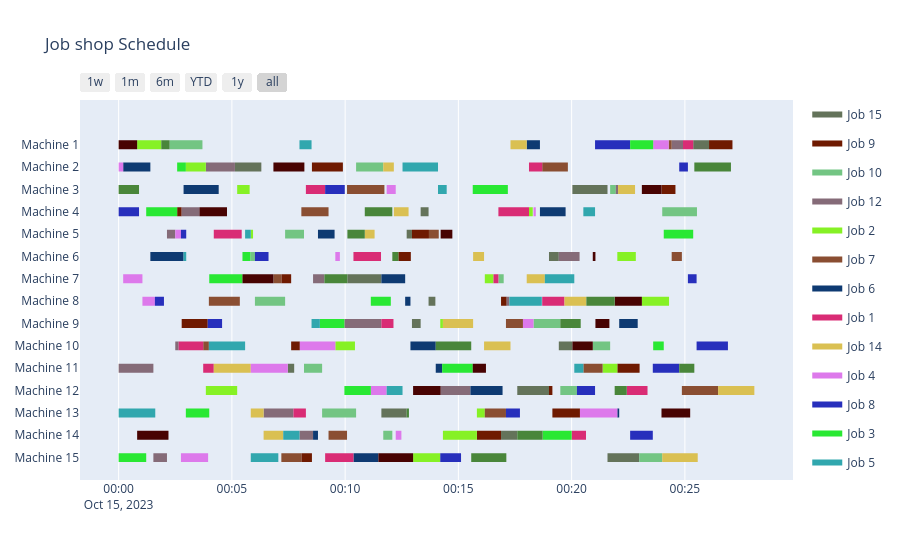

Write notebook code for a chart like this one.
### Code cell
def prepare_gannt_data_from(
    m_keys: list[int], j_keys: list[int], sequence_best: list[int]
) -> dict:
    key_count = {key: 0 for key in j_keys}
    j_count = {key: 0 for key in j_keys}
    m_count = {key: 0 for key in m_keys}
    j_record = {}
    
    for i in sequence_best:
        gen_t: int = int(pt[i][key_count[i]])
        gen_m: int = int(ms[i][key_count[i]])
        j_count[i] = j_count[i] + gen_t
        m_count[gen_m] = m_count[gen_m] + gen_t
        
        if m_count[gen_m] < j_count[i]:
            m_count[gen_m] = j_count[i]
        elif m_count[gen_m] > j_count[i]:
            j_count[i] = m_count[gen_m]
    
        # convert seconds to hours, minutes and seconds
        start_time: str = str(datetime.timedelta(seconds=j_count[i] - pt[i][key_count[i]]))
        end_time: str = str(datetime.timedelta(seconds=j_count[i]))
            
        j_record[(i, gen_m)] = [start_time, end_time]
        
        key_count[i] = key_count[i] + 1

    return j_record


def format_gannt_data(m_keys: list[int], j_keys: list[int], j_record):
    frame_dicts = []
    for m in m_keys:
        for j in j_keys:
            frame_dicts.append(dict(
                Task="Machine %s"%(m),
                Start="2023-10-15 %s"%(str(j_record[(j, m)][0])),
                Finish="2023-10-15 %s"%(str(j_record[(j, m)][1])),
                Resource="Job %s"%(j+1))
            )
            # df.append(dict(Task="Machine %s"%(m), Start="2018-07-14 %s"%(str(j_record[(j,m)][0])), Finish="2018-07-14 %s"%(str(j_record[(j,m)][1])),Resource="Job %s"%(j+1)))
    return frame_dicts


m_keys = [j + 1 for j in range(num_machine)]
j_keys = [j for j in range(num_job)]
j_record: dict = prepare_gannt_data_from(m_keys, j_keys, sequence_best)

frame_dicts: list[dict] = format_gannt_data(m_keys, j_keys, j_record)
fig = ff.create_gantt(
    frame_dicts, index_col="Resource", colors=colors,
    show_colorbar=True, group_tasks=True, showgrid_x=True, title="Job shop Schedule"
)
# iplot(fig, filename="GA_job_shop_scheduling")
fig
